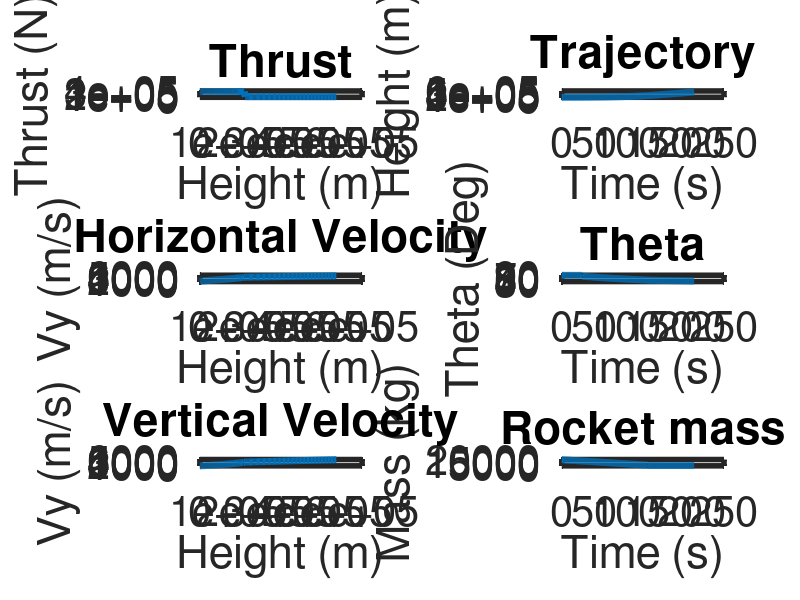
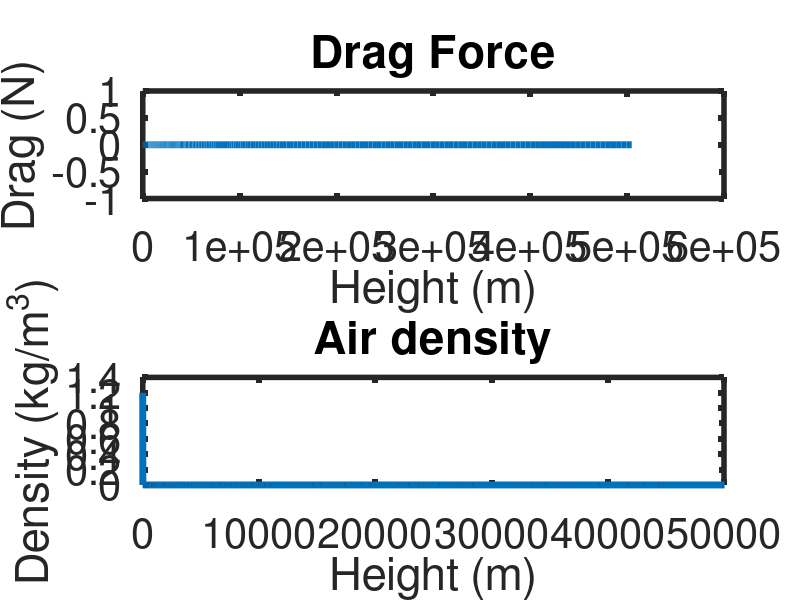

Source code (MATLAB) for these figures, in order:
  % Program:
  % Rocket_Trajectory_Simulation.m
  % Multi-stage rocket dynamics and trajectory simulation.
  %
  % Description:
  % Predicts multi-stage rocket dynamics and trajectories based on the given 
  % rocket mass, mass flow, engine thrust, launch parameters, and drag coefficient.
  % The drag is related to the ambient air pressure which modelled with the ISA
  % standard atmosphere.

  clear, clc      % Clear command window and workspace

  % Simulation parameters
  Delta = 1;                      % Incremental step 
  Memory_Allocation = 10000;    % Maximum number of time steps expected

  method = 1; %=0                 % Calculation method
                                  % 0 - simplistic incremental calculation
                                  % 1 - finite difference method

  % Preallocate memory for arrays
  t = zeros(1, Memory_Allocation);        % t = Time (s)
  Thrust = zeros(1, Memory_Allocation);   % Thrust = Thrust (N)
  Mass = zeros(1, Memory_Allocation);     % Mass = Mass (kg)
  Theta = zeros(1, Memory_Allocation);    % Theta = Angle (deg)
  Fn = zeros(1, Memory_Allocation);
  Drag = zeros(1, Memory_Allocation);     % Drag = Drag force (N)
  Fx = zeros(1, Memory_Allocation);       % Fx = Sum of forces in the horizontal direction (N)
  Fy = zeros(1, Memory_Allocation);       % Fy = Sum of forces in the vertical direction (N)
  Ax = zeros(1, Memory_Allocation);       % Ax = Acceleration in the horizontal direction (m/s^2)
  Ay = zeros(1, Memory_Allocation);       % Ay = Acceleration in the vertical direction (m/s^2)
  Vx = zeros(1, Memory_Allocation);       % Vx = Velocity in the horizontal direction (m/s)
  Vy = zeros(1, Memory_Allocation);       % Vy = Velocity in the vertical direction (m/s)
  x = zeros(1, Memory_Allocation);        % x = Horizontal position (m)
  y = zeros(1, Memory_Allocation);        % y = Vertical position (m)
  Rho=zeros(1, Memory_Allocation);          % Rho = Air density (kg/m^3)
  Mass_Flow = zeros(1, Memory_Allocation);  % Mass_Flow = Flow of mass per second that comes out of the thruster (kg/s)

  % Natural constants
  C = 0.4;                                % Drag coefficient
  Gravity = 9.81;                         % Gravity (m/s^2)
  RHO_NaBH4 = 1.0740 *10^3;               % Density of the additive (kg/m^3), 100%          
    RHO_Water = 1000;                       % Density of water (kg/m^3)
    Rho_H202 = (1.0740 * 10^3)*0.95 + 0.05*1000; % Density of Hydrogenperoxide (kg/m^3), with 5% Water
    Rho_RP1 = 1000*0.95 + 0.05*RHO_NaBH4;   % Density of RP-1 (kg/m^3) with 5% NaBH4 as an additive
    
  % Rocket parameters
    r = .75;                                % Rocket fuselage radius (m)
    Tank_Radius = .7;                                 % Rocket tank radius
    Hull_Thickness = 0.05;                  % Thickness of the Hull, length between hull and tank

  % Rocket masses
    Mass_Motor_And_Structure_One = 500; % Mass of the first stage rocket motor (kg)
    Mass_Motor_And_Structure_Two = 400;    % Mass of the second stage rocket motor (kg)            
    Mass_Fuel_One = 2418.306;               % Fuel mass of the first stage fuel (kg)
    Mass_Oxidizer_One = 14993.49;           % Oxidizer mass of the first stage (kg)
    Mass_Additiv_Fuel_One = 2418.306 * 0.05;   % Mass of the katalytic additive, in this case 5% (kg)
    Mass_Fuel_Two = 459.9722;               % Fuel mass of the second stage fuel (kg)
    Mass_Oxidizer_Two = 2851.828;           % Mass of the oxidizer of the second stage (kg)
    Mass_Payload = 300;                     % Mass of Payload (kg)
    Mass_Start = Mass_Motor_And_Structure_One + Mass_Fuel_One + Mass_Oxidizer_One + Mass_Fuel_Two + Mass_Oxidizer_Two + Mass_Payload;
    Mass_Fuel_And_Oxidizer_One = Mass_Fuel_One + Mass_Oxidizer_One;
    Mass_Fuel_And_Oxidizer_Two = Mass_Fuel_Two + Mass_Oxidizer_Two;  

  % Rocket motor
    Mass_Flow_One = 11*12;                  % Propulsion mass flow of the first stage (kg/s)
    Mass_Flow_Two = 12;                     % Propulsion mass flow of the second stage (kg/s)
    Thrust_One = 30000*12;                  % Sum of thrust of the first stage ( (kg*m)/s^2 )
    Thrust_Two = 38000.5;                   % Sum of thrust of the second stage ( (kg*m)/s^2 )

  % Rocket size
    A = 2*pi*r^2;                           % Rocket projected attack area (m^2)
    Volume_Oxidizer_One = Mass_Oxidizer_One / Rho_H202 ;  % Oxidizer volume of the first stage
    Volume_Fuel_Stage_One = Mass_Fuel_One / Rho_RP1 ;
    Volume_Oxidizer_Two = Mass_Oxidizer_Two / Rho_H202 ;
    Volume_Fuel_Stage_Two = Mass_Fuel_Two / Rho_RP1;  
    Tank_Height_Fuel_One = Volume_Fuel_Stage_One / (pi* Tank_Radius^2);
    Tank_Height_Oxidizer_One = Volume_Oxidizer_One / (pi * Tank_Radius^2);
    Tank_Height_Fuel_Two = Volume_Fuel_Stage_Two / (pi* Tank_Radius^2);
    Tank_Height_Oxidizer_Two = Volume_Oxidizer_Two / (pi * Tank_Radius^2);
    disp('Rocket dimensions \n');
    disp('Tank_Height_Fuel_One');disp(Tank_Height_Fuel_One);
    disp('Tank_Height_Oxidizer_One');disp(Tank_Height_Oxidizer_One);
    disp('Tank_Height_Fuel_Two');disp(Tank_Height_Fuel_Two);
    disp('Tank_Height_Oxidizer_Two');disp(Tank_Height_Oxidizer_Two); 


  % Rocket parameters
  r = 0.95;                               % Rocket fuselage radius (m)
  A = 2*pi*r^2;                           % Rocket projected attack area (m^2)
  Launch_Rod_Length = 1;                  % Length of launch rod (m)
  Mass_Motor_And_Structure_One = 999;     % Mass of the first stage rocket motor (kg)
  Mass_Motor_And_Structure_Two = 1151;    % Mass of the second stage rocket motor (kg)
  Mass_Start = 19301;                     % Start mass of the rocket (kg)
  Mass_Fuel_One = 17001;                  % Fuel mass of the first stage (kg)
  Mass_Fuel_Two = 1201;                   % Fuel mass of the second stage (kg)
  Mass_Payload = 300;                     % Mass of Payload (kg)

  % Maneuver parameters
  DeltaTheta = 7;                         % Flying angle change per incremental step (deg/s)
  Height_Start_Gravity_Turn = 5000;       % Height when the vertical flight is stopped and the rocket is tilted for the gravity turn maneuver (m)
  Coasting_Phase_After_Stage_One = 5;     % Coasting phase after stage one in (s)

  % Inital param  eters
  if method == 1
    n=2;
    x(1)=0;
    x(2)=0;
    y(1)=0;
    y(2)=0.1;
    Rho(1) = 1.2;
    Rho(2) = 1.2;
    Mass(1) = Mass_Start;
    Mass(2) = Mass_Start;                 % Initial rocket mass (kg)
    Thrust(1) = Thrust_One;               % Inital rocket thrust ( (kg*m)/s^2 )
    Thrust(2) = Thrust_One;               % Inital rocket thrust ( (kg*m)/s^2 )
    Mass_Flow(3) = Mass_Flow_One * Delta; % Inital mass flow equals the mass flow of the first stage times the delta
    Theta(1) = 90;                        % Initial angle (deg)
    Theta(2) = 90;                        % Initial angle (deg)
    stage = 1;                            % Initial stage (1 for the first one)

  else
    Vx(1) = 0;                      % Initial horizontal speed (m/s)
    Vy(1) = 0;                      % Initial vertical speed (m/s)
    x(1) = 0;                       % Initial horizontal position (m)
    y(1) = 0.1;                     % Initial vertical position (m)
    Distance_x(1) = 0;              % Initial horizontal distance travelled (m)
    Distance_y(1) = 0;              % Initial vertical distance travelled (m)
    Distance(1) = 0;                % Initial distance travelled (m)
    Rho(1) = 1.2;                   % Initial air density (kg/m^3)
    Mass(1) = Mass_Start;           % Initial rocket mass (kg)
    Thrust(1) = Thrust_One;         % Inital rocket thrust ( (kg*m)/s^2 )
    n = 1;                          % Initial time step            
    stage = 1;                      % Initial stage (1 for the first one)
  
    Mass(1)=Mass_Start;
    Mass_Flow(1) = Mass_Flow_One * Delta; % Inital mass flow equals the mass flow of the first stage times the delta
    Theta(1) = 89;                     % Initial angle (deg)

  endif
  Seperation_One = false;         % Stage one at start not seperated
  Seperation_Two = false;         % Stage two at start not seperated

  clc % clean the console


  Mission_Success = false;

  while y(n) > 0  && Mission_Success == false      % Run until rocket hits the ground or mission completed
      
      n = n+1;                    % Increment time step
      t(n)= (n-1)*Delta;          % Elapsed time, starts with n=1 * Delta     

      disp('N');disp(n);

     
      % Determine rocket thrust and mass based on launch phase 
    if (stage == 1)
      disp('Stage 1 active');
      Thrust(n) = Thrust_One;
      Mass_Flow(n) = Mass_Flow_One * Delta;
      disp('Mass flow in if');disp(Mass_Flow(n));
    else
      if(stage == 2)
        disp('Stage 2 active');
        Thrust(n) = Thrust_Two;
        MassFlow(n) = Mass_Flow_Two * Delta;
        k = n + Coasting_Phase_After_Stage_One;      

      else
        Thrust(n)=0; 
      endif
    endif
    Mass(n) = Mass(n-1) - Mass_Flow(n);
     
     disp(Mass(n));
    
    % Seperation logic
      if Mass(n) < (Mass_Start - Mass_Fuel_And_Oxidizer_One) && Seperation_One == false;     % seperation condition first stage
        disp('Seperation first stage');
        Seperation_One = true;
        stage = 2;
        Mass(n) = Mass(n) - 999;
      endif

      if Mass(n) < (Mass_Start - (Mass_Fuel_And_Oxidizer_One+Mass_Motor_And_Structure_One + Mass_Fuel_And_Oxidizer_Two)) && Seperation_Two == false % seperation condition second stage
        disp('Seperation second stage');
        Seperation_Two = true;
        stage = 3;
        Mass(n) = Mass_Payload;
      endif

      disp('Mass');
      disp(Mass(n));


     
      % Drag force calculation
      % C - Drag coefficient, related to the velocity?
      % Rho - Air density
      % A - Refernce area
      % (Vx(n-1)^2+Vy(n-1)^2) - absolute velocity squared
      % Drag(n)= 0.5*C*Rho(n-1)*A*(Vx(n-1)^2+Vy(n-1)^2); % Calculate drag force
      
      if method == 1
        % Finite difference methode
          % basics:
          % Ax(n) = (Thrus(n)*cosd(Theta(n-1))-Drag(n)*cosd(Theta(n-1))) / Mass(n) ; comes out of the physical model & F = m * a 
          % Ax(n) = ( x(n) - 2*x(n-1) + x(n-2) ) / ( t(n)^2 ); out of the definition of differntial equation second order
          % see https://en.wikipedia.org/wiki/Finite_difference_method

        % Position of the rocket
        x(n) = ((Delta*Delta) / Mass(n) )* ( Thrust(n)*cosd(Theta(n-1)) ) + 2*x(n-1) - x(n-2);
        y(n) = ((Delta*Delta) / Mass(n) )* ( Thrust(n)*sind(Theta(n-1)) - Mass(n)* Gravity ) + 2*y(n-1) - y(n-2);
        disp([x(n),y(n)]);

        % Velocity of the rocket
        Vx(n) = (x(n) - x(n-1)) / Delta;
        Vy(n) = (y(n) - y(n-1)) / Delta;
        
        % Accleration
        Ax(n) = ( x(n-2) - 2*x(n-1) + x(n) ) / (Delta^2);
        Ay(n) = ( y(n-2) - 2*y(n-1) + y(n) ) / (Delta^2);

      % simplistic incremental calculations

        % Sum of forces calculations 
        Fx(n)= Thrust(n)*cosd(Theta(n-1))-Drag(n)*cosd(Theta(n-1));                     % Sum x forces horizontal
        Fy(n)= Thrust(n)*sind(Theta(n-1))-(Mass(n)*Gravity)- Drag(n)*sind(Theta(n-1));  % Sum y forces veritcal
    
        % Acceleration calculation
        Ax(n)= Fx(n)/Mass(n);                       % Net accel in x direction 
        Ay(n)= Fy(n)/Mass(n);                       % Net accel in y direction

        % Velocity calculations
        Vx(n)= Vx(n-1)+Ax(n)*Delta;                 % Velocity in x direction
        Vy(n)= Vy(n-1)+Ay(n)*Delta;                 % Velocity in y direction

        % Position calculations
        x(n)= x(n-1)+Vx(n)*Delta;                   % Position in x direction
        y(n)= y(n-1)+Vy(n)*Delta;                   % Position in y direction   
      
      endif
      
      % Air pressure calculation with ISA model
      %Rho(n) = isa(y(n),"R");   
      
      % Rocket angle calculation
      % ^ Vy
      % |   / 
      % |  / angle in between velocity vector and x-direction
      % | /  
      % |/---> Vx
     if y(n) >= Height_Start_Gravity_Turn  % if y(n) > Height_Start_Gravity_Turn  % if a certain heigth is reached, the rocket is actively tilting
       Theta(n) = atand(Vy(n)/Vx(n)) - DeltaTheta;  % Angle defined by velocity vector in degrees    
     else 
      Theta(n)= 89;        
     endif
     
      % set the mission goals and end the mission if archieved
      if y(n) > 500000 || Theta(n) <= 5
        Mission_Success = true;
      endif
      
  end


  figure('units','normalized','outerposition',[0 0 1 1]) % Maximize plot window


    % Figure 2
    subplot(3,2,2)
    plot(t(1:n),y(1:n), "linewidth", 5);
    set(gca, "linewidth", 4, "fontsize", 30); 
    xlabel({'Time (s)'});
    ylabel({'Height (m)'});
    title({'Trajectory'});
    %ylim([0 500500]);
  
    % Figure 6
    subplot(3,2,6)
    plot(t(1:n),Mass(1:n), "linewidth", 5);
    set(gca, "linewidth", 4, "fontsize", 30); 
    xlabel({'Time (s)'});
    ylabel({'Mass (kg)'});
    title({'Rocket mass'});
    
    % Figure 3
    subplot(3,2,3)
    plot(y(1:n),Vy(1:n), "linewidth", 5);
    set(gca, "linewidth", 4, "fontsize", 30); 
    xlabel({'Height (m)'});
    ylabel({'Vy (m/s)'});
    title({'Horizontal Velocity'});

    % Figure 5
    subplot(3,2,5)
    plot(y(1:n),Vx(1:n), "linewidth", 5);
    set(gca, "linewidth", 4, "fontsize", 30); 
    xlabel({'Height (m)'});
    ylabel({'Vy (m/s)'});
    title({'Vertical Velocity'});


    % Figure 1
    subplot(3,2,1)
    plot(y(1:n),Thrust(1:n), "linewidth", 5);
    set(gca, "linewidth", 4, "fontsize", 30); 
    xlabel({'Height (m)'});
    ylabel({'Thrust (N)'});
    title({'Thrust' });


    % Figure 4
    subplot(3,2,4)
    plot(t(1:n),Theta(1:n), "linewidth", 5);
    set(gca, "linewidth", 4, "fontsize", 30); 
    xlabel({'Time (s)'});
    ylabel({'Theta (Deg)'});
    title({'Theta'});

    figure('units','normalized','outerposition',[0 0 1 1]) % Maximize plot window
    
    
    subplot(2,1,1)
    plot(y(1:n),Drag(1:n), "linewidth", 5);
    set(gca, "linewidth", 4, "fontsize", 30); 
    xlabel({'Height (m)'});
    ylabel({'Drag (N)'});
    title({'Drag Force'});

    subplot(2,1,2)
    plot(y(1:n),Rho(1:n), "linewidth", 5);
    set(gca, "linewidth", 4, "fontsize", 30); 
    xlim([0 50000]);
    xlabel({'Height (m)'});
    ylabel({'Density (kg/m^3)'});
    title({'Air density'});
